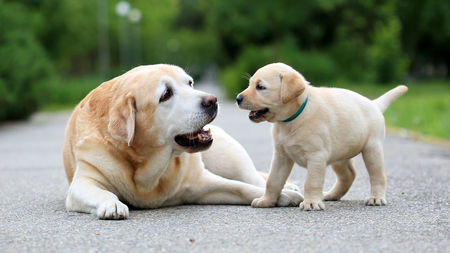
#> input picture Images/dogs.jpg, 450 x 253 px
$ python histogram.py
#> lines starting #> are read from the running program, lines starting #| are printed output that depends on the picture; after the words box and inside, x2 and y2 are one past the last pixel; in counts of white or black regions, pixels touching at a corner belong together
import cv2 as cv
import matplotlib.pyplot as plt
import numpy as np

img = cv.imread('Images/dogs.jpg')
#> img is the input picture: shape (253, 450, 3); mean B, G, R 121.1, 140.9, 134.6
cv.imshow('Dogs', img)

blank = np.zeros(img.shape[:2],dtype= 'uint8')

# gray = cv.cvtColor(img, cv.COLOR_BGR2GRAY)
# cv.imshow('Gray', gray)

mask = cv.circle(blank, (img.shape[1]//2, img.shape[0]//2), 100, 255, -1)
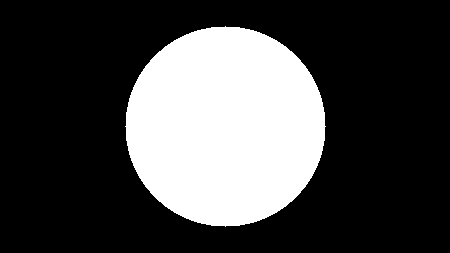
#> blank: shape (253, 450); 27.6% white; 1 white region, box (x1, y1, x2, y2) and area: (125, 26, 326, 227) 31417

# [17 lines of commented-out code are left out]

masked = cv.bitwise_and(img, img, mask=mask)
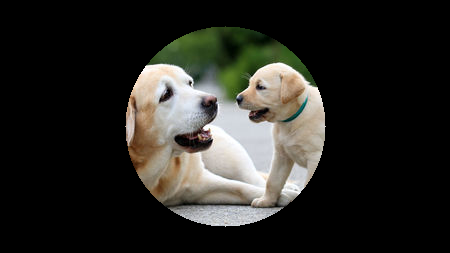
#> masked: shape (253, 450, 3); mean B, G, R 36, 40.4, 41.1
cv.imshow('Mask', masked)

plt.figure()
plt.title('Colour Histogram')
plt.xlabel('Bins')
plt.ylabel('# of pixels')
colors = ('b', 'g', 'r')
for i, col in enumerate(colors):
    hist = cv.calcHist([img], [i], mask, [256], [0, 256])
    plt.plot(hist, color = col)
    plt.xlim([0, 256])

plt.show()
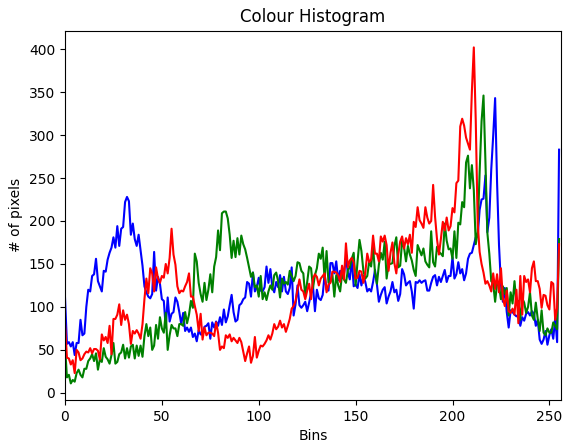
#> figure drawn by matplotlib, 1 panel; curve peaks at x = 222, y = 343; curve peaks at x = 216, y = 346; curve peaks at x = 211, y = 402

#> (the run stopped early here; a loop or call above may not have finished)

$ run again, with Images/bg.jpg copied over Images/dogs.jpg
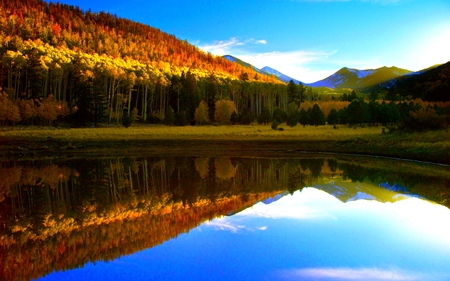
#> input picture Images/bg.jpg, 450 x 281 px
#> img is the input picture: shape (281, 450, 3); mean B, G, R 94, 98.8, 88.1
#> `mask = cv.circle(blank, (img.shape[1]//2, img.shape[0]//2), 100, 255, ..`:
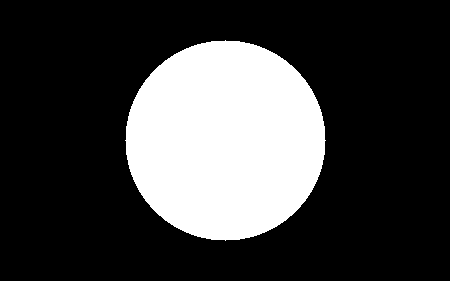
#> blank: shape (281, 450); 24.8% white; 1 white region, box (x1, y1, x2, y2) and area: (125, 40, 326, 241) 31417
#> `plt.show()`:
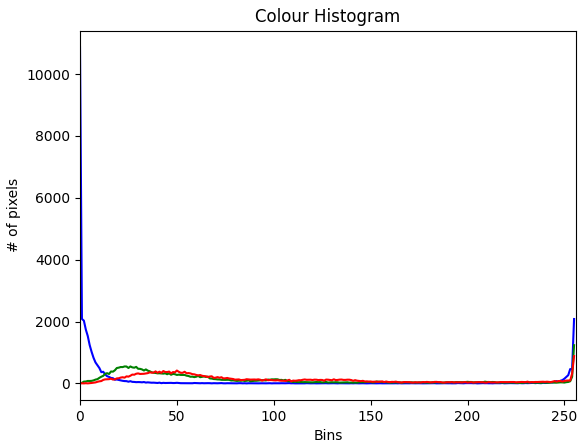
#> figure drawn by matplotlib, 1 panel; curve peaks at x = 0, y = 10860; curve peaks at x = 255, y = 1235; curve peaks at x = 255, y = 883
